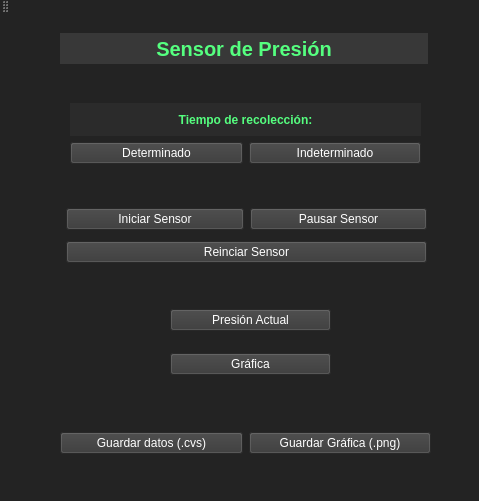
<?xml version="1.0" encoding="UTF-8"?>
<ui version="4.0">
 <class>MainWindow</class>
 <widget class="QMainWindow" name="MainWindow">
  <property name="geometry">
   <rect>
    <x>0</x>
    <y>0</y>
    <width>479</width>
    <height>501</height>
   </rect>
  </property>
  <property name="windowTitle">
   <string>Sensor de Presión</string>
  </property>
  <property name="styleSheet">
   <string notr="true">background-color: rgb(35, 35, 35);
border-color: rgb(255, 255, 255);
selection-color: rgb(255, 255, 255);</string>
  </property>
  <property name="toolButtonStyle">
   <enum>Qt::ToolButtonIconOnly</enum>
  </property>
  <widget class="QWidget" name="centralwidget">
   <widget class="QLabel" name="label">
    <property name="geometry">
     <rect>
      <x>60</x>
      <y>20</y>
      <width>368</width>
      <height>31</height>
     </rect>
    </property>
    <property name="font">
     <font>
      <pointsize>15</pointsize>
      <weight>75</weight>
      <bold>true</bold>
      <underline>false</underline>
      <kerning>true</kerning>
     </font>
    </property>
    <property name="autoFillBackground">
     <bool>false</bool>
    </property>
    <property name="styleSheet">
     <string notr="true">color: rgb(85, 255, 127);
background-color: rgb(56, 56, 56);</string>
    </property>
    <property name="text">
     <string>Sensor de Presión</string>
    </property>
    <property name="scaledContents">
     <bool>false</bool>
    </property>
    <property name="alignment">
     <set>Qt::AlignCenter</set>
    </property>
   </widget>
   <widget class="QWidget" name="layoutWidget">
    <property name="geometry">
     <rect>
      <x>170</x>
      <y>280</y>
      <width>161</width>
      <height>100</height>
     </rect>
    </property>
    <layout class="QVBoxLayout" name="verticalLayout">
     <item>
      <widget class="QPushButton" name="b3">
       <property name="styleSheet">
        <string notr="true">color: rgb(255, 255, 255);
background-color: rgb(56, 56, 56);</string>
       </property>
       <property name="text">
        <string>Presión Actual</string>
       </property>
      </widget>
     </item>
     <item>
      <widget class="QPushButton" name="b4">
       <property name="styleSheet">
        <string notr="true">color: rgb(255, 255, 255);
background-color: rgb(56, 56, 56);</string>
       </property>
       <property name="text">
        <string>Gráfica</string>
       </property>
      </widget>
     </item>
    </layout>
   </widget>
   <widget class="QWidget" name="layoutWidget_2">
    <property name="geometry">
     <rect>
      <x>60</x>
      <y>400</y>
      <width>371</width>
      <height>61</height>
     </rect>
    </property>
    <layout class="QHBoxLayout" name="horizontalLayout_3">
     <item>
      <widget class="QPushButton" name="b6">
       <property name="styleSheet">
        <string notr="true">color: rgb(255, 255, 255);
background-color: rgb(56, 56, 56);</string>
       </property>
       <property name="text">
        <string>Guardar datos (.cvs)</string>
       </property>
      </widget>
     </item>
     <item>
      <widget class="QPushButton" name="b5">
       <property name="styleSheet">
        <string notr="true">background-color: rgb(56, 56, 56);
color: rgb(255, 255, 255);</string>
       </property>
       <property name="text">
        <string>Guardar Gráfica (.png)</string>
       </property>
      </widget>
     </item>
    </layout>
   </widget>
   <widget class="QWidget" name="layoutWidget">
    <property name="geometry">
     <rect>
      <x>66</x>
      <y>190</y>
      <width>361</width>
      <height>67</height>
     </rect>
    </property>
    <layout class="QVBoxLayout" name="verticalLayout_2">
     <item>
      <layout class="QHBoxLayout" name="horizontalLayout">
       <item>
        <widget class="QPushButton" name="b1">
         <property name="styleSheet">
          <string notr="true">background-color: rgb(56, 56, 56);
color: rgb(255, 255, 255);</string>
         </property>
         <property name="text">
          <string>Iniciar Sensor</string>
         </property>
        </widget>
       </item>
       <item>
        <widget class="QPushButton" name="b2">
         <property name="styleSheet">
          <string notr="true">color: rgb(255, 255, 255);
background-color: rgb(56, 56, 56);</string>
         </property>
         <property name="text">
          <string>Pausar Sensor</string>
         </property>
        </widget>
       </item>
      </layout>
     </item>
     <item>
      <widget class="QPushButton" name="b25">
       <property name="styleSheet">
        <string notr="true">color: rgb(255, 255, 255);
background-color: rgb(56, 56, 56);</string>
       </property>
       <property name="text">
        <string>Reinciar Sensor</string>
       </property>
      </widget>
     </item>
    </layout>
   </widget>
   <widget class="QWidget" name="layoutWidget">
    <property name="geometry">
     <rect>
      <x>70</x>
      <y>90</y>
      <width>351</width>
      <height>61</height>
     </rect>
    </property>
    <layout class="QVBoxLayout" name="verticalLayout_3">
     <item>
      <widget class="QLabel" name="label_2">
       <property name="font">
        <font>
         <weight>75</weight>
         <bold>true</bold>
        </font>
       </property>
       <property name="styleSheet">
        <string notr="true">background-color: rgba(64, 64, 64, 72);
color: rgb(85, 255, 127);</string>
       </property>
       <property name="text">
        <string>Tiempo de recolección:</string>
       </property>
       <property name="alignment">
        <set>Qt::AlignCenter</set>
       </property>
      </widget>
     </item>
     <item>
      <layout class="QHBoxLayout" name="horizontalLayout_2">
       <item>
        <widget class="QPushButton" name="b1_2">
         <property name="styleSheet">
          <string notr="true">background-color: rgb(56, 56, 56);
color: rgb(255, 255, 255);</string>
         </property>
         <property name="text">
          <string>Determinado</string>
         </property>
        </widget>
       </item>
       <item>
        <widget class="QPushButton" name="b1_3">
         <property name="styleSheet">
          <string notr="true">background-color: rgb(56, 56, 56);
color: rgb(255, 255, 255);</string>
         </property>
         <property name="text">
          <string>Indeterminado</string>
         </property>
        </widget>
       </item>
      </layout>
     </item>
    </layout>
   </widget>
  </widget>
  <widget class="QStatusBar" name="statusbar"/>
  <widget class="QToolBar" name="toolBar">
   <property name="windowTitle">
    <string>toolBar</string>
   </property>
   <attribute name="toolBarArea">
    <enum>TopToolBarArea</enum>
   </attribute>
   <attribute name="toolBarBreak">
    <bool>true</bool>
   </attribute>
  </widget>
  <action name="actionGuardar_Datos_cvs">
   <property name="text">
    <string>Guardar Datos (.cvs)</string>
   </property>
  </action>
  <action name="actionGuardas_Gr_fica_png">
   <property name="text">
    <string>Guardas Gráfica (.png)</string>
   </property>
  </action>
 </widget>
 <resources/>
 <connections/>
</ui>
